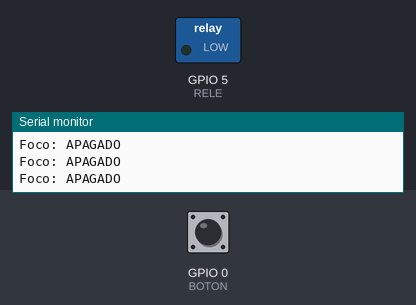
A sketch run on a simulated ESP32. On the bench: switched loads named in the sketch (green lamp = pin HIGH), the last lines printed to the serial monitor. Inputs (shaded band) come from the test bench; at power-on: GPIO 0 (BOTON) HIGH.

Above: at 1.2 s.
1.3 s: GPIO 0 (BOTON) pulled LOW for 0.15 s
At 1.4 s:
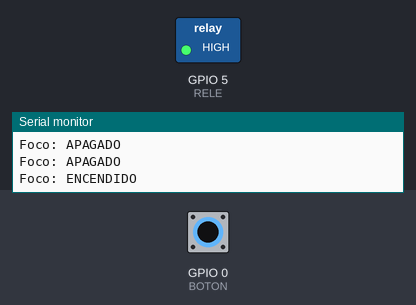
3.0 s: GPIO 0 (BOTON) pulled LOW for 3.2 s
At 6.9 s:
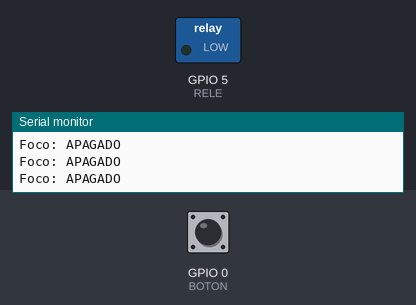
Timing chart, 0 to 8.4 s (numbered marks = the images above; inputs shaded):
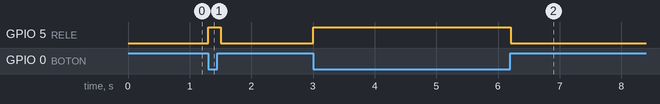

Measured:
- after the input at 1.3 s, GPIO 5 (RELE): LOW → HIGH at once, → LOW 0.20 s later
- after the input at 3.0 s, GPIO 5 (RELE): LOW → HIGH at once, → LOW 3.2 s later

The sketch:

foco.ino
```cpp
// 2. DEFINICIÓN O ETIQUETADO DE PINES DE ENTRADA Y SALIDA
#define RELE   5   // Señal de control al módulo de relé — GPIO 5
#define BOTON  0   // Botón BOOT del ESP32 (GPIO 0)

// 3. DECLARACION DE CONSTANTES

// 4. DECLARACION DE VARIABLES

// 5. DECLARACION DE SUBRUTINAS Y/O FUNCIONES

// 6. CONFIGURACION INICIAL
void setup()
{
  // CONFIGURACION DE PINES DE ENTRADA Y SALIDA
  pinMode(RELE, OUTPUT);
  pinMode(BOTON, INPUT_PULLUP);   // BOOT activa con pull-up interno

  // LIMPIEZA DE SALIDAS
  digitalWrite(RELE, LOW);        // Relé desactivado — foco apagado

  // COMUNICACIONES
  Serial.begin(115200);
}

// 7. FUNCION INFINITA PRINCIPAL
void loop()
{
  if (digitalRead(BOTON) == LOW)   // Botón presionado — LOW por pull-up
  {
    digitalWrite(RELE, HIGH);      // Activa el relé — foco encendido
    Serial.println("Foco: ENCENDIDO");
  }
  else
  {
    digitalWrite(RELE, LOW);       // Desactiva el relé — foco apagado
    Serial.println("Foco: APAGADO");
  }
  delay(100);
}
```
